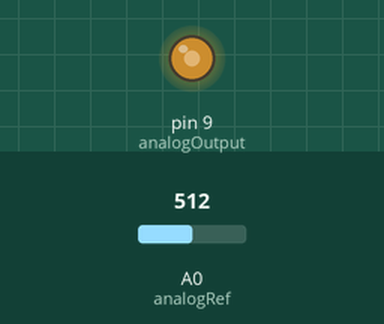
Bench run of a sketch on a simulated Arduino Uno, built with avr-gcc and run on an emulated ATmega328P. On the bench: output pins drawn as LEDs (lit = HIGH). The test bench sets the inputs (shaded band); at power-on: A0 (analogRef) = 512.

Above: at 1.2 s.
1.3 s: A0 (analogRef) set to 306
At 2.5 s:
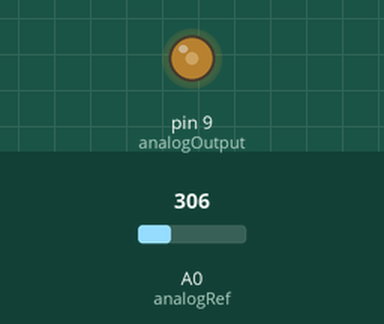
2.8 s: A0 (analogRef) set to 122
At 3.8 s:
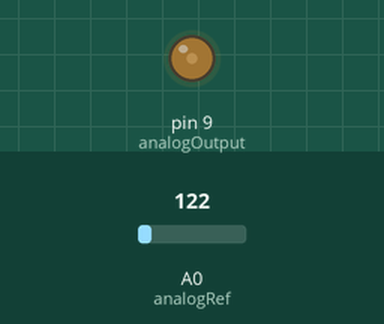
4.3 s: A0 (analogRef) set to 900
At 5.0 s:
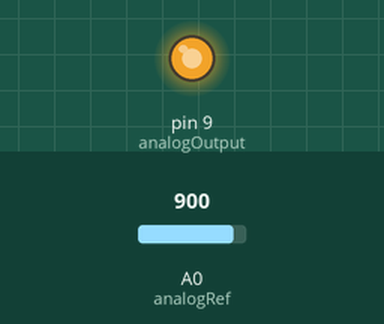
5.8 s: A0 (analogRef) set to 511
At 6.2 s:
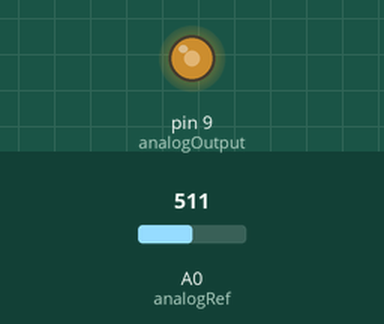
Timing chart, 0 to 8.3 s (numbered marks = the images above; inputs shaded):
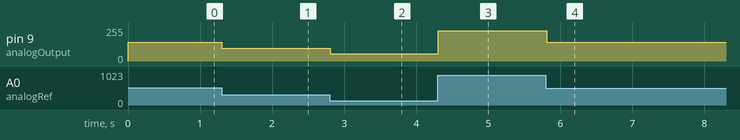

Measured:
- after the input at 1.3 s, pin 9 (analogOutput): 142/255 → 97/255 at once
- after the input at 2.8 s, pin 9 (analogOutput): 97/255 → 56/255 at once
- after the input at 4.3 s, pin 9 (analogOutput): 56/255 → 227/255 at once
- after the input at 5.8 s, pin 9 (analogOutput): 227/255 → 142/255 at once

The sketch:

saida-4-20mA-r00.ino
```cpp
#define analogOutput 9    // Saída PWM controlada pelo potenciômetro (referência para o 4-20mA)
#define analogRef A0  // Entrada analógica lendo o potenciômetro

int intOutput = 51; // valor mínimo de PWM para que a saída em corrente seja 4mA
int analogRefValue = 0; //

void setup() {
  analogWrite(analogOutput, intOutput); // Escreve o valor 51 (~4mA) na saída PWM (pino 9)
}

void loop() {

  analogRefValue= analogRead(analogRef); // faz a leitura do potenciômetro referência
  intOutput = map(analogRefValue, 0, 1023, 30, 255); // mapeia o valor do potenciômetro, de 0-1023 para 51-255
  analogWrite(analogOutput, intOutput); // Escreve no pino 9 o valor de PWM referente á corrente desejada (51-255 = 4-20mA)
  delay(100); // Espera 0,1 segundos e repete tudo novamente

  }
```
